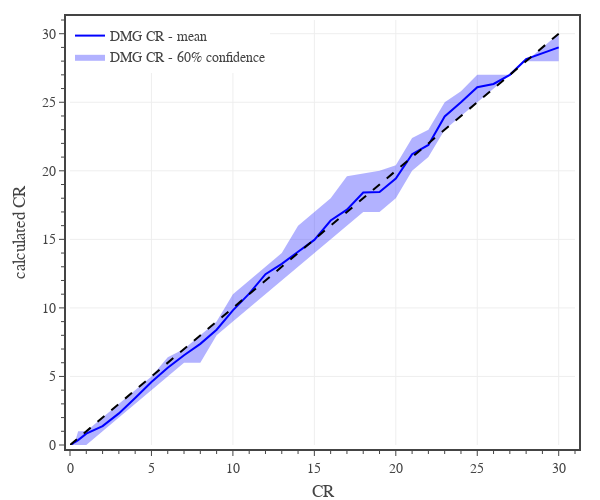

The cell this chart's notebook holds for it:
### Code cell
# final CR

# create figure
fig = go.Figure(
    layout=go.Layout(
        template=tfb.FIG_TEMPLATE,
        margin=dict(l=70, r=25, b=55, t=20, pad=4),
        xaxis=dict(
            title_text='CR',
            range=[0,31],
            tick0=0, dtick=5,
            minor=dict(tick0=0, dtick=1),
        ),
        yaxis=dict(
            title_text='calculated CR',
            range=[0,31],
            tick0=0, dtick=5,
            minor=dict(tick0=0, dtick=1),
        ),
        legend=dict(
            xanchor='left', yanchor='top',
            x=0.00, y=1.00,
            orientation='v',
            tracegroupgap=0,
        )
    )
)

# plot monster confidence interval and average
plot_confidence_interval(fig, df0, 0.6, 'CR', 'C-CR DMG', 'DMG CR', 'rgba(0, 0, 255, 1.0)', 'rgba(0, 0, 255, 0.3)')

# plot reference line
fig.add_trace(go.Scatter(
    x=[0,30], y=[0,30],
    mode='lines', 
    name='DMG',
    line=dict(color='black', dash='dash'),
    showlegend=False,
    hoverinfo='skip', 
))

# show figure
fig.update_layout(width=600, height=500)
fig.show(config=tfb.FIG_CONFIG)

# save figures
if SAVEFIGS:
    fig.update_layout(autosize=True, width=None, height=None)
    tfb.save_fig_html(fig, format='large', name='fig-dmg-cr-vs-cr')
    tfb.save_fig_html(fig, format='small', name='fig-dmg-cr-vs-cr')

### Figure 1 — Plotly figure (JSON) as saved in the notebook; plotly's stock layout.template omitted (floating-point values rounded to 4 significant figures)
{"data": [{"hoverinfo": "skip", "legendgroup": "DMG CR", "line": {"width": 0}, "showlegend": false, "type": "scatter", "x": [0.125, 0.25, 0.5, 1, 2, 3, 4, 5, 6, 7, 8, 9, 10, 11, 12, 13, 14, 15, 16, 17, 18, 19, 20, 21, 22, 23, 24, 25, 26, 27, 28, 30], "y": [0, 0, 1, 1, 2, 3, 4, 5, 6.4, 7, 8, 9, 11, 12, 13, 14, 16, 17, 18, 19.6, 19.8, 20, 20.4, 22.4, 23, 25, 25.8, 27, 27, 27, 28, 30]}, {"fill": "tonexty", "fillcolor": "rgba(0, 0, 255, 0.3)", "hoverinfo": "skip", "legendgroup": "DMG CR", "line": {"width": 0}, "name": "DMG CR - 60% confidence", "type": "scatter", "x": [0.125, 0.25, 0.5, 1, 2, 3, 4, 5, 6, 7, 8, 9, 10, 11, 12, 13, 14, 15, 16, 17, 18, 19, 20, 21, 22, 23, 24, 25, 26, 27, 28, 30], "y": [0, 0, 0, 0, 1, 2, 3, 4, 5, 6, 6, 8, 9, 10, 11, 12, 13, 14, 15, 16, 17, 17, 18, 20, 21, 23, 24, 25, 26, 27, 28, 28]}, {"hovertemplate": "<b>DMG CR</b><br>CR %{x:,.0f}<br>Mean %{y:,.1f}<br><extra></extra>", "legendgroup": "DMG CR", "line": {"color": "rgba(0, 0, 255, 1.0)"}, "mode": "lines", "name": "DMG CR - mean", "type": "scatter", "x": [0.125, 0.25, 0.5, 1, 2, 3, 4, 5, 6, 7, 8, 9, 10, 11, 12, 13, 14, 15, 16, 17, 18, 19, 20, 21, 22, 23, 24, 25, 26, 27, 28, 30], "y": [0.03571, 0.1754, 0.3558, 0.8308, 1.381, 2.304, 3.426, 4.588, 5.633, 6.545, 7.376, 8.41, 9.82, 11.04, 12.46, 13.21, 14.1, 14.96, 16.38, 17.17, 18.41, 18.45, 19.43, 21.21, 21.89, 23.96, 25, 26.1, 26.33, 27, 28.14, 29]}, {"hoverinfo": "skip", "line": {"color": "black", "dash": "dash"}, "mode": "lines", "name": "DMG", "showlegend": false, "type": "scatter", "x": [0, 30], "y": [0, 30]}], "layout": {"height": 500, "legend": {"orientation": "v", "tracegroupgap": 0, "x": 0, "xanchor": "left", "y": 1, "yanchor": "top"}, "margin": {"b": 55, "l": 70, "pad": 4, "r": 25, "t": 20}, "width": 600, "xaxis": {"dtick": 5, "minor": {"dtick": 1, "tick0": 0}, "range": [0, 31], "tick0": 0, "title": {"text": "CR"}}, "yaxis": {"dtick": 5, "minor": {"dtick": 1, "tick0": 0}, "range": [0, 31], "tick0": 0, "title": {"text": "calculated CR"}}}}
